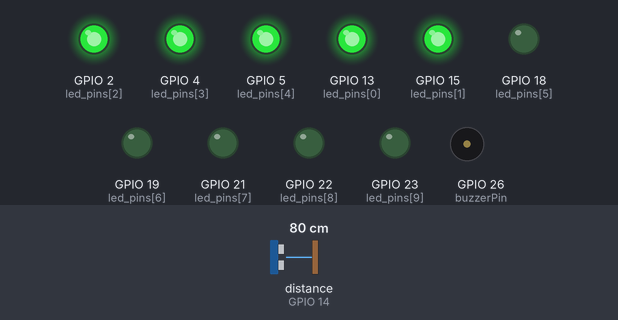
Bench run of a sketch on a simulated ESP32. Parts: output pins drawn as LEDs (lit = HIGH), buzzer (waves = sounding). Wiring (from diagram.json): ultrasonic range finder: trigger GPIO 12; echo GPIO 14. The inputs (shaded band) are chosen by the test bench; at power-on: distance to the obstacle (sensor on GPIO 14) 80 cm. The echo pulse lasts 58.3 µs per cm; pins used as bus, display or sensor lines are not drawn.

Above: at 2.6 s.
2.7 s: distance to the obstacle (sensor on GPIO 14) set to 2 cm
At 4.1 s:
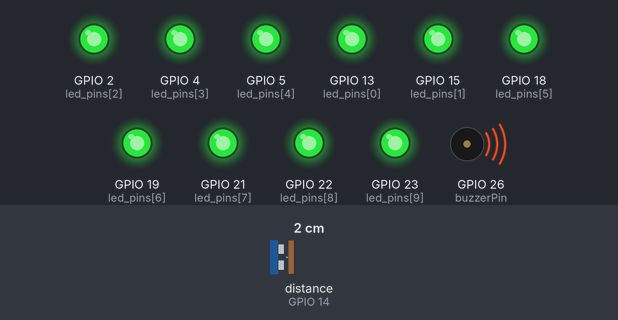
4.6 s: distance to the obstacle (sensor on GPIO 14) set to 18 cm
At 4.91 s:
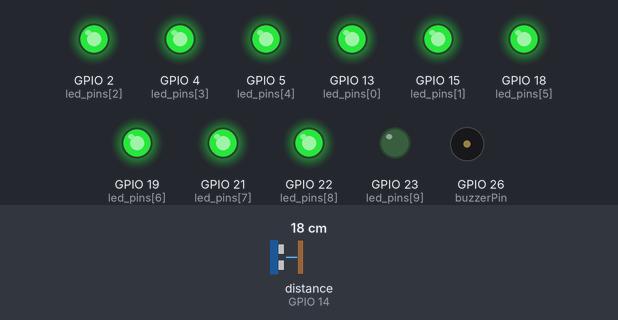
7.7 s: distance to the obstacle (sensor on GPIO 14) set to 120 cm
At 8.4 s:
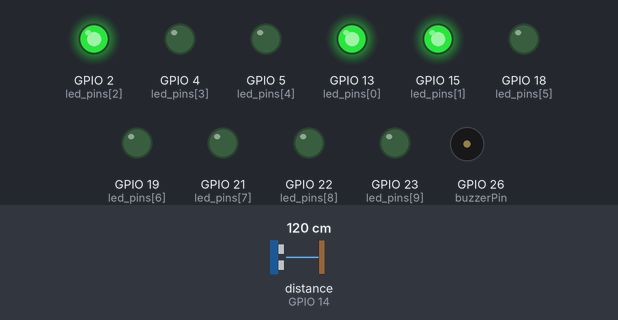
10.8 s: distance to the obstacle (sensor on GPIO 14) set to 250 cm
At 12.0 s:
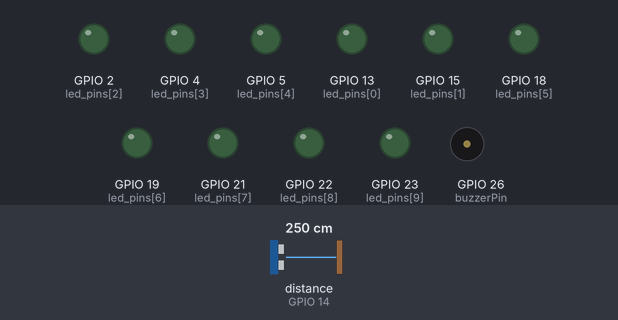
12.5 s: distance to the obstacle (sensor on GPIO 14) set to 102 cm
At 13.0 s:
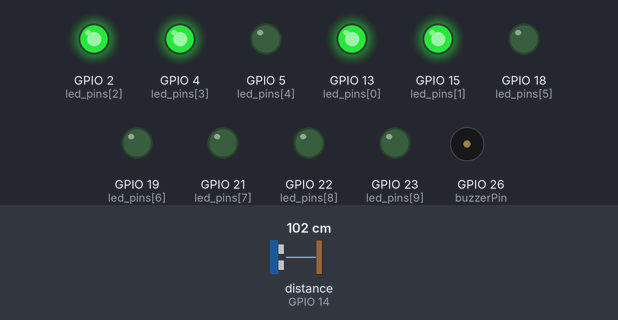
15.6 s: distance to the obstacle (sensor on GPIO 14) set to 4 cm
At 16.4 s:
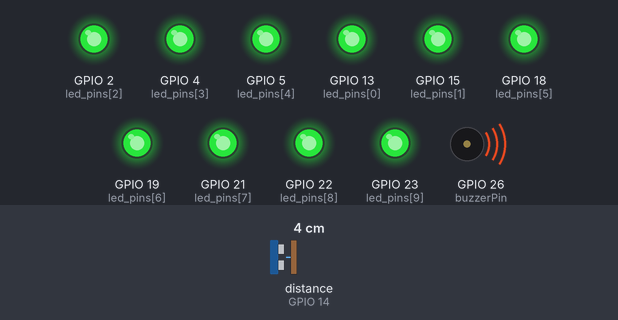
Timing chart, 0 to 18.5 s (numbered marks = the images above; inputs shaded):
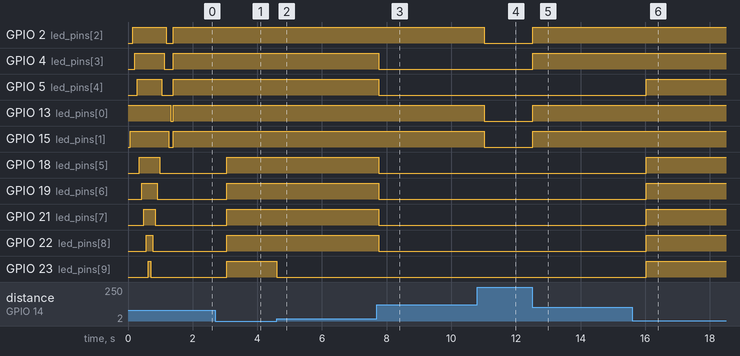

The sketch:

sketch.ino
```cpp
const byte trig_pin = 12;
const byte echo_pin = 14;
float sound_speed = 0.034;
int buzzerPin = 26;
int buzzer_interval = 0;

//  array of led_pins
byte led_pins[] = {13, 15, 2, 4, 5, 18, 19, 21, 22, 23};

void setup(){
  //  defining nature of sensor pins
  pinMode(trig_pin , OUTPUT);
  pinMode(echo_pin , INPUT);
  pinMode(buzzerPin, OUTPUT);
  //  declaring all led pins as output
  for (int i = 0; i < sizeof(led_pins); i++){
    pinMode(led_pins[i] , OUTPUT);
  }
  Serial.begin(115200);
  indicator_testing();
}

void loop(){
  int distance = get_distance();
  indicator(distance);
  //  so that simulator works better
  delay(10);
}

void indicator_testing(){
  //  turning all leds on
  for (int i = 0; i < sizeof(led_pins); i++){
    digitalWrite(led_pins[i] , HIGH);
    delay(70);
  }
  //  all leds off
  for (int i = sizeof(led_pins) - 1; i >= 0; i--){
    digitalWrite(led_pins[i] , LOW);
    delay(70);
  }
}

int get_distance(){

  //  getting ready before sending tigger burst
  digitalWrite(trig_pin , LOW);
  delayMicroseconds(2);

  //  sending trigger burst
  digitalWrite(trig_pin , HIGH);
  delayMicroseconds(10);
  digitalWrite(trig_pin , LOW);

  //  waiting for response : checking HIGH duration of echo pin
  long int duration = pulseIn(echo_pin , HIGH);
  long int distance = (duration * sound_speed) / 2;

  return distance;

}

void indicator(int distance){

  if (distance  <=  150  &&  distance  >  135)led_on(1);
  else if (distance  <=  135  &&  distance  >  120)led_on(2);
  else if (distance  <=  120  &&  distance  >  105)led_on(3);
  else if (distance  <=  105  &&  distance  >  90)led_on(4);
  else if (distance  <=  90  &&  distance  >  75)led_on(5);
  else if (distance  <=  75  &&  distance  >  60)led_on(6);
  else if (distance  <=  60  &&  distance  >  45)led_on(7);
  else if (distance  <=  45  &&  distance  >  30)led_on(8);
  else if (distance  <=  30  &&  distance  >  15)led_on(9);
  else if (distance  <=  15  &&  distance  >  0)led_on(10);
  else led_on(0);

  if(distance <= 150){
    //  calculating buzzer interval, mapping with distance
    buzzer_interval = map(distance , 0 , 150 , 0 , 1000);
    buzzer();
    delay(buzzer_interval);
  }
}

void led_on(byte led_count){
  //  total led which are going to be on
  for (int i = 0; i < led_count; i++){
    digitalWrite(led_pins[i] , HIGH);
  }

  //  total leds which are going to be off
  for (int i = led_count; i < sizeof(led_pins); i++){
    digitalWrite(led_pins[i] , LOW);
  }
}

void buzzer(){
  for (int j = 0; j < 3; j++)
    {
      digitalWrite(buzzerPin, HIGH);
      delay(2);
      digitalWrite(buzzerPin, LOW);
      delay(2);
    }
}
```

Measured:
- after the input at 2.7 s, GPIO 18 (led_pins[5]), GPIO 19 (led_pins[6]): LOW → HIGH after 0.36 s
- after the input at 4.6 s, GPIO 23 (led_pins[9]): HIGH → LOW at once
- after the input at 7.7 s, GPIO 4 (led_pins[3]), GPIO 5 (led_pins[4]), GPIO 18 (led_pins[5]), GPIO 19 (led_pins[6]), GPIO 21 (led_pins[7]), GPIO 22 (led_pins[8]): HIGH → LOW after 0.06 s
- after the input at 10.8 s, GPIO 2 (led_pins[2]), GPIO 13 (led_pins[0]), GPIO 15 (led_pins[1]): HIGH → LOW after 0.23 s
- after the input at 12.5 s, GPIO 2 (led_pins[2]), GPIO 4 (led_pins[3]), GPIO 13 (led_pins[0]), GPIO 15 (led_pins[1]): LOW → HIGH at once
- after the input at 15.6 s, GPIO 5 (led_pins[4]), GPIO 18 (led_pins[5]): LOW → HIGH after 0.43 s
